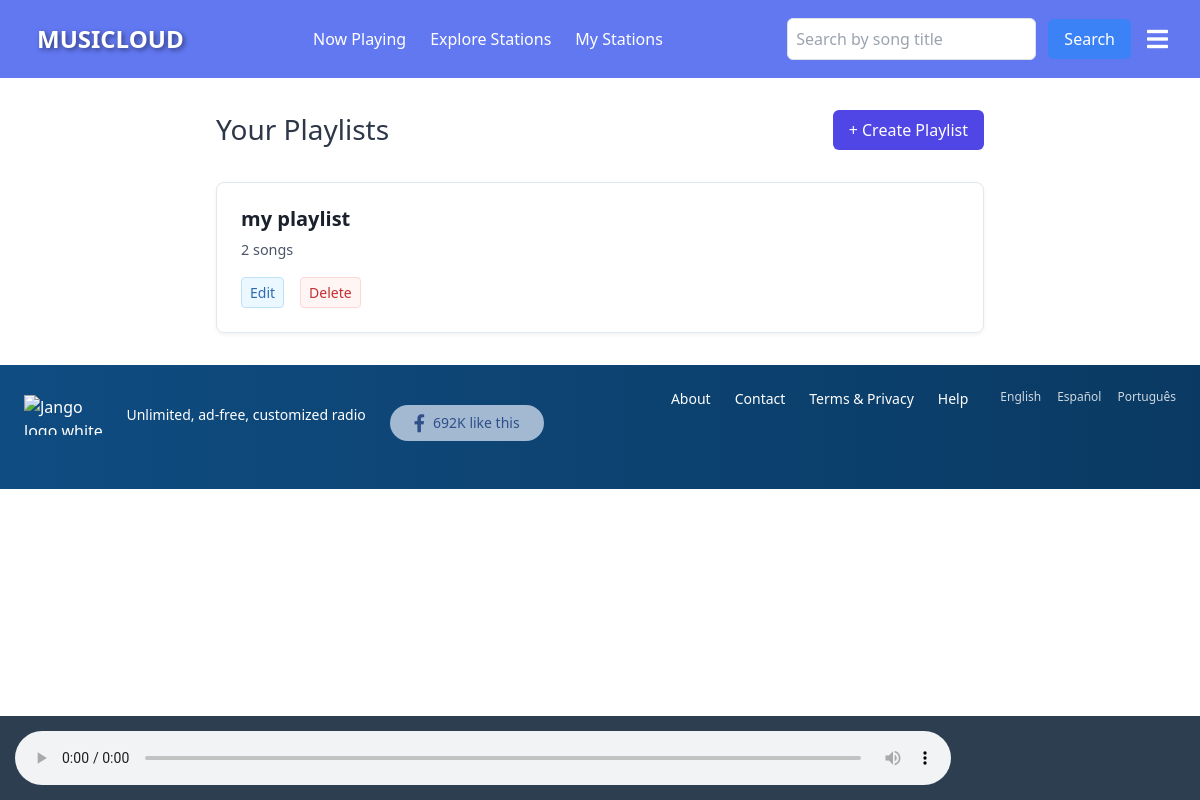
The app's page /playlists/ (signed in), older data.
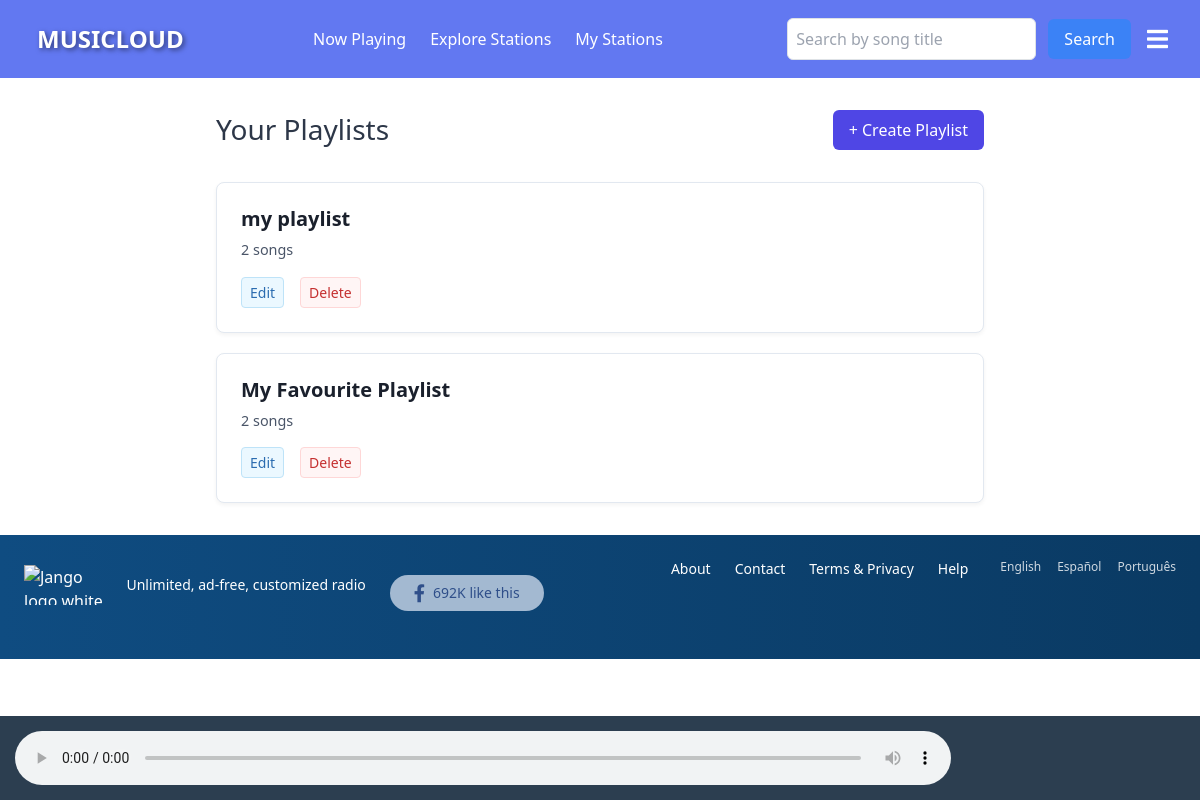
The same page, newer data.
### app/models.py (models this page shows, shortened)
class Playlist(models.Model):
    title = models.CharField(max_length=200)
    user = models.ForeignKey(User, on_delete=models.CASCADE)
    songs = models.ManyToManyField(Song)
    created_at = models.DateTimeField(auto_now_add=True)

### app/views.py (the view)
# urls.py: path('playlists/',views.playlist_list,name='playlist_list'),
@login_required(login_url='login')
def playlist_list(request):
    playlists=Playlist.objects.filter(user=request.user)
    return render(request,'playlist/playlist_list.html',{'playlists':playlists})

### templates/playlist/playlist_list.html (shortened to what this page needs)
{% extends "base.html" %} {% block content %}
<div class="playlist-container">
  <div class="page-header">
    <h2>Your Playlists</h2>
    <a href="{% url 'playlist_create' %}" class="create-btn">
      + Create Playlist
    </a>
  </div>
  <ul class="playlist-list">
    {% for playlist in playlists %}
    <li class="playlist-card">
      <h3 class="playlist-title">{{ playlist.title }}</h3>
      <p class="playlist-meta">
        {{ playlist.songs.count }} song{{ playlist.songs.count|pluralize }}
      </p>
      <div class="action-links">
        <a
          href="{% url 'playlist_update' playlist.id %}"
          class="action-link edit-link"
          >Edit</a
        >
        <a
          href="{% url 'playlist_delete' playlist.id %}"
          class="action-link delete-link"
          >Delete</a
        >
      </div>
    </li>
    {% endfor %}
  </ul>
</div>
{% endblock %}

Row changes from the older to the newer data that the page shows:
added Playlist: title "My Favourite Playlist", songs.count "2"
